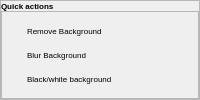
        <widget class="QFrame" name="quickaction_frame">
         <property name="frameShape">
          <enum>QFrame::StyledPanel</enum>
         </property>
         <property name="frameShadow">
          <enum>QFrame::Raised</enum>
         </property>
         <layout class="QVBoxLayout" name="verticalLayout_11">
          <property name="spacing">
           <number>0</number>
          </property>
          <property name="leftMargin">
           <number>0</number>
          </property>
          <property name="topMargin">
           <number>0</number>
          </property>
          <property name="rightMargin">
           <number>0</number>
          </property>
          <property name="bottomMargin">
           <number>0</number>
          </property>
          <item>
           <widget class="QPushButton" name="quickactions2_pushButton">
            <property name="enabled">
             <bool>true</bool>
            </property>
            <property name="font">
             <font>
              <family>Arial</family>
              <pointsize>6</pointsize>
              <weight>75</weight>
              <bold>true</bold>
             </font>
            </property>
            <property name="styleSheet">
             <string notr="true">QPushButton {
    text-align: left;}
QPushButton:hover{
	background-color: rgb(80, 80, 80);
   border-radius:5px;
}
QPushButton{
border:none;
 outline: none;
}</string>
            </property>
            <property name="text">
             <string>Quick actions</string>
            </property>
            <property name="icon">
             <iconset>
              <normaloff>icon/booster.png</normaloff>
              <normalon>icon/icons8-chevron-24.png</normalon>icon/booster.png</iconset>
            </property>
            <property name="iconSize">
             <size>
              <width>12</width>
              <height>12</height>
             </size>
            </property>
            <property name="checkable">
             <bool>true</bool>
            </property>
            <property name="autoExclusive">
             <bool>true</bool>
            </property>
            <property name="flat">
             <bool>true</bool>
            </property>
           </widget>
          </item>
          <item>
           <widget class="QFrame" name="quickaction_dropdown">
            <property name="frameShape">
             <enum>QFrame::StyledPanel</enum>
            </property>
            <property name="frameShadow">
             <enum>QFrame::Raised</enum>
            </property>
            <layout class="QVBoxLayout" name="verticalLayout_10">
             <property name="spacing">
              <number>0</number>
             </property>
             <property name="leftMargin">
              <number>0</number>
             </property>
             <property name="topMargin">
              <number>0</number>
             </property>
             <property name="rightMargin">
              <number>0</number>
             </property>
             <property name="bottomMargin">
              <number>0</number>
             </property>
             <item>
              <widget class="QPushButton" name="remove_bg">
               <property name="font">
                <font>
                 <family>Arial</family>
                 <pointsize>6</pointsize>
                </font>
               </property>
               <property name="styleSheet">
                <string notr="true">QPushButton {
    text-align: left;
    padding-left: 25px; /* Optional: Adjust padding as needed */
}
QPushButton:hover{
	color: rgb(255, 167, 135);
	background-color: rgb(80, 80, 80);
   border-radius:5px;
}
QPushButton{
border:none;
 outline: none;
}</string>
               </property>
               <property name="text">
                <string>Remove Background</string>
               </property>
               <property name="icon">
                <iconset>
                 <normaloff>icon/icons8-remove-document-32.png</normaloff>icon/icons8-remove-document-32.png</iconset>
               </property>
               <property name="iconSize">
                <size>
                 <width>12</width>
                 <height>12</height>
                </size>
               </property>
               <property name="checkable">
                <bool>true</bool>
               </property>
               <property name="flat">
                <bool>true</bool>
               </property>
              </widget>
             </item>
             <item>
              <widget class="QPushButton" name="blur_bg">
               <property name="font">
                <font>
                 <family>Arial</family>
                 <pointsize>6</pointsize>
                </font>
               </property>
               <property name="styleSheet">
                <string notr="true">QPushButton {
    text-align: left;
    padding-left: 25px; /* Optional: Adjust padding as needed */
}
QPushButton:hover{
	color: rgb(255, 167, 135);
	background-color: rgb(80, 80, 80);
   border-radius:5px;
}
QPushButton{
border:none;
 outline: none;
}</string>
               </property>
               <property name="text">
                <string>Blur Background</string>
               </property>
               <property name="icon">
                <iconset>
                 <normaloff>icon/icons8-blur-30.png</normaloff>icon/icons8-blur-30.png</iconset>
               </property>
               <property name="iconSize">
                <size>
                 <width>12</width>
                 <height>12</height>
                </size>
               </property>
               <property name="checkable">
                <bool>true</bool>
               </property>
               <property name="flat">
                <bool>true</bool>
               </property>
              </widget>
             </item>
             <item>
              <widget class="QPushButton" name="blackwhite_bg">
               <property name="font">
                <font>
                 <family>Arial</family>
                 <pointsize>6</pointsize>
                </font>
               </property>
               <property name="styleSheet">
                <string notr="true">QPushButton {
    text-align: left;
    padding-left: 25px; /* Optional: Adjust padding as needed */
}
QPushButton:hover{
	color: rgb(255, 167, 135);
	background-color: rgb(80, 80, 80);
   border-radius:5px;
}
QPushButton{
border:none;
 outline: none;
}</string>
               </property>
               <property name="text">
                <string>Black/white background</string>
               </property>
               <property name="icon">
                <iconset>
                 <normaloff>icon/icons8-background-remover-50.png</normaloff>icon/icons8-background-remover-50.png</iconset>
               </property>
               <property name="iconSize">
                <size>
                 <width>12</width>
                 <height>12</height>
                </size>
               </property>
               <property name="checkable">
                <bool>true</bool>
               </property>
               <property name="flat">
                <bool>true</bool>
               </property>
              </widget>
             </item>
            </layout>
           </widget>
          </item>
         </layout>
        </widget>
